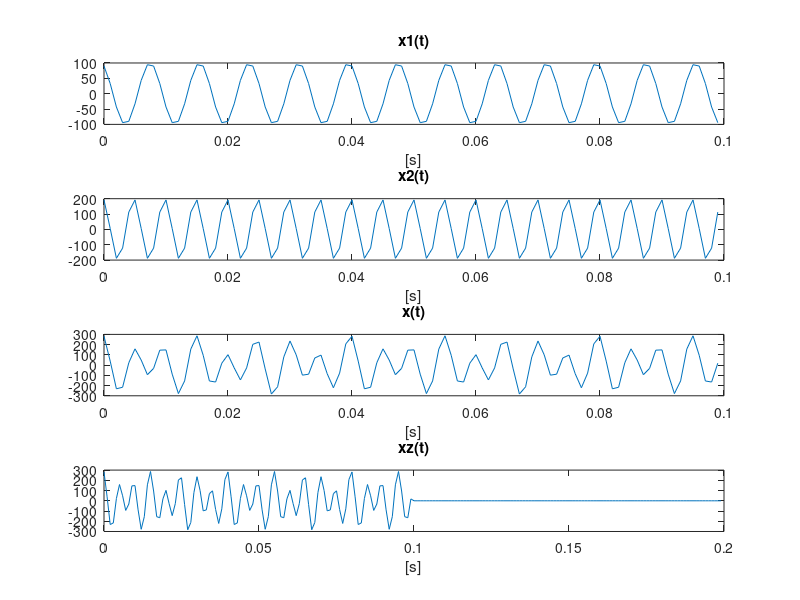
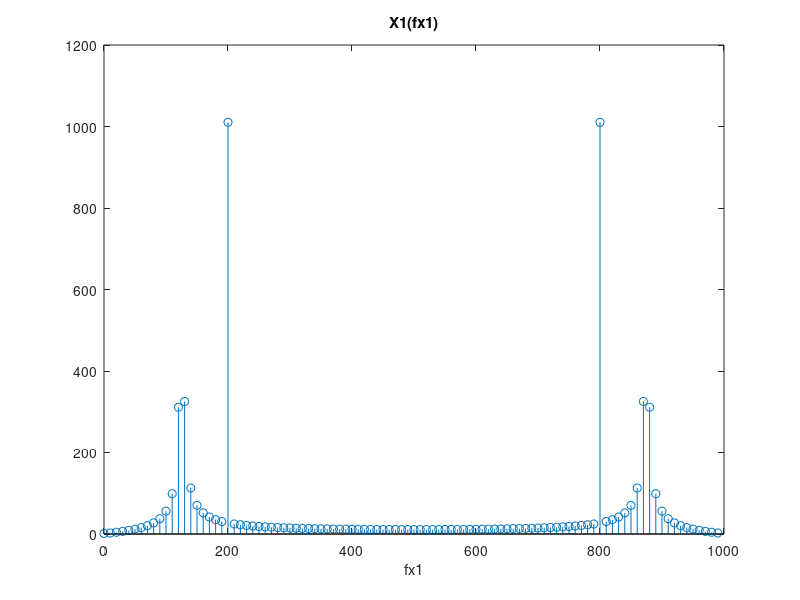
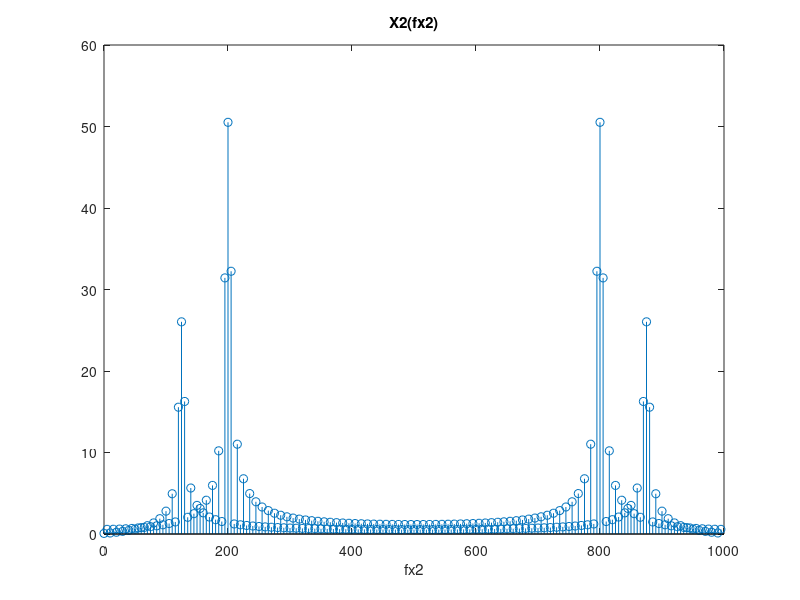
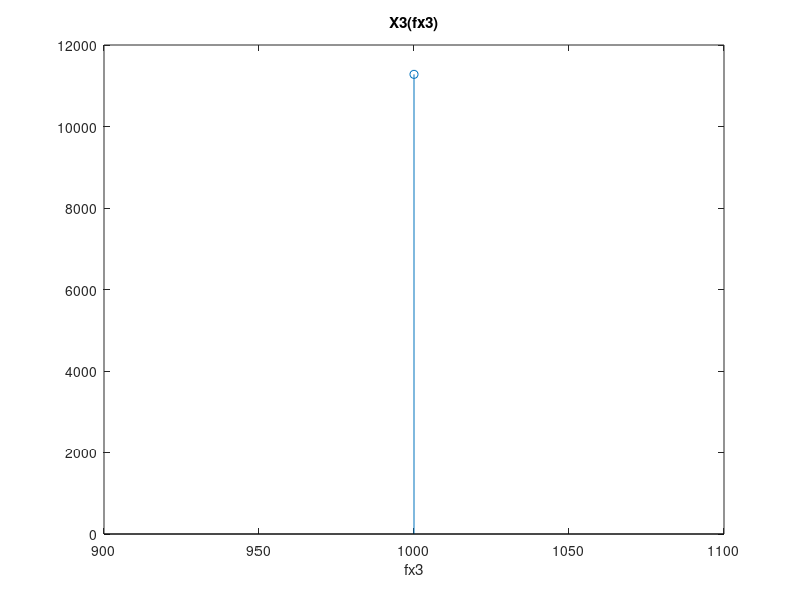

Reproduce these figures in MATLAB, in order. (Note: this script raises an error after producing the figures.)
close all; clear all;

N = 100;
M = 100;
fs = 1000; Ts = 1/fs;
f1 = 125; T1 = 1/f1;
f2 = 200; T2 = 1/f2;
A1 = 100;
A2 = 200;
fi1 = pi/7;
fi2 = pi/11;

ts_N = 0:Ts:(N-1)*Ts;
ts_NM = 0:Ts:(N+M-1)*Ts;
x1 = @(t) A1*cos(2*pi*f1*t+fi1);
x2 = @(t) A2*cos(2*pi*f2*t+fi2);
x = x1(ts_N) + x2(ts_N); 
xz = [x,zeros(1,M)];

figure;
subplot(4,1,1); plot(ts_N, x1(ts_N)); title("x1(t)"); xlabel("[s]");
subplot(4,1,2); plot(ts_N, x2(ts_N)); title("x2(t)"); xlabel("[s]");
subplot(4,1,3); plot(ts_N, x); title("x(t)"); xlabel("[s]");
subplot(4,1,4); plot(ts_NM, xz); title("xz(t)"); xlabel("[s]");

%%%%%%%%%%%%%%%%%%%%%%%%%%%%%%%%%%%%%%%%%%%%%%%%%%%%%%%%%%%%%%%%%%%%%%%%%%%

for k = 1:N
    for n = 1:N
        A(k,n) = 1/sqrt(N)*exp((j*2*pi/N)*(-(k-1)*(n-1)));
    end
end

X1 = A*x.';

%%%%%%%%%%%%%%%%%%%%%%%%%%%%%%%%%%%%%%%%%%%%%%%%%%%%%%%%%%%%%%%%%%%%%%%%%%%

X2 = fft(xz)./(N+M);

%%%%%%%%%%%%%%%%%%%%%%%%%%%%%%%%%%%%%%%%%%%%%%%%%%%%%%%%%%%%%%%%%%%%%%%%%%%

suma = 0;
for f = 0:0.25:1000
    m = 1:length(f);
    for n = 1:N
        suma = suma + x(n)*exp(-j*2*pi*(f/fs)*(n-1));
    end

    X3(m) = suma/N;
end

%%%%%%%%%%%%%%%%%%%%%%%%%%%%%%%%%%%%%%%%%%%%%%%%%%%%%%%%%%%%%%%%%%%%%%%%%%%

fx1 = fs*(0:N-1)/N;
figure; stem(fx1, abs(X1)); title("X1(fx1)"); xlabel("fx1");

fx2 = (0:N+M-1)*fs/(N+M);
figure; stem(fx2, abs(X2)); title("X2(fx2)"); xlabel("fx2");

fx3 = f;
figure; stem(fx3, abs(X3)); title("X3(fx3)"); xlabel("fx3");

%%%%%%%%%%%%%%%%%%%%%%%%%%%%%%%%%%%%%%%%%%%%%%%%%%%%%%%%%%%%%%%%%%%%%%%%%%%

figure;
stem(fx1,abs(X1),'o',fx2,abs(X2),'bx',fx3,abs(X3),'k-')

%%%%%%%%%%%%%%%%%%%%%%%%%%%%%%%%%%%%%%%%%%%%%%%%%%%%%%%%%%%%%%%%%%%%%%%%%%%

suma = 0;
for f = -2*fs:0.25:2*fs
    m = 1:length(f);
    for n = 1:N
        suma = suma + x(n)*exp(-j*2*pi*(f/fs)*(n-1));
    end

    X3(m) = suma/N;
end

fx3 = f;
figure; stem(fx3, X3); title("X3(fx3), f = (-2000:0.25:2000)"); xlabel("fx3");
